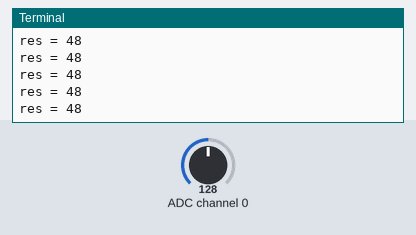
This program was run on a simulated Raspberry Pi (BCM pin numbers). Parts: the last lines printed to the terminal. The inputs (shaded band) are chosen by the test bench; at power-on: ADC channel 0 = 128 (analog values on the 0–255 scale).

Above: at 1.2 s.
1.3 s: ADC channel 0 set to 97
At 1.56 s:
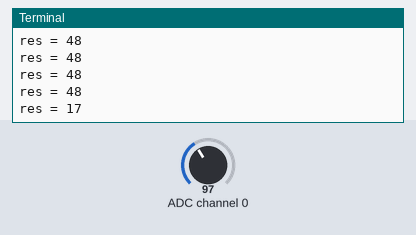
2.8 s: ADC channel 0 set to 103
At 2.97 s:
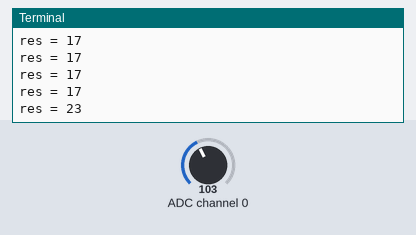
Timing chart, 0 to 5.8 s (numbered marks = the images above; inputs shaded):
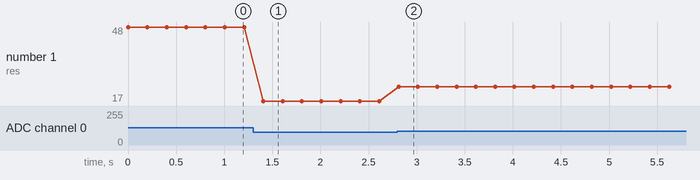

The program:

10_photoresistor2.py
```python
#!/usr/bin/env python3
# Replacement for ADC0832 version -- works with PCF8591 used in Adeept kits

import smbus
import time

# PCF8591 info
I2C_BUS = 1
PCF8591_ADDR = 0x48
CHAN_A0 = 0x40  # Channel 0

bus = smbus.SMBus(I2C_BUS)

def init():
    # No setup needed for PCF8591, but we keep this for compatibility
    print("PCF8591 ready")

def getValue():
    # Select channel A0
    bus.write_byte(PCF8591_ADDR, CHAN_A0)
    bus.read_byte(PCF8591_ADDR)       # Dummy read required
    value = bus.read_byte(PCF8591_ADDR)
    return value

def loop():
    while True:
        raw = getValue()              # 0–255
        res = raw - 80                # mimic your original logic

        if res < 0:
            res = 0
        if res > 100:
            res = 100

        print(f"res = {res}")
        time.sleep(0.2)

def destroy():
    bus.close()
    print("The end!")

if __name__ == '__main__':
    init()
    try:
        loop()
    except KeyboardInterrupt:
        destroy()
```

Measured:
- after the input at 1.3 s, the terminal: prints a new line after 0.11 s (image 1)
- after the input at 2.8 s, the terminal: prints a new line at once (image 2)
- plotted number 1: 48 → 17 after the input at 1.3 s, 17 → 23 after the input at 2.8 s
